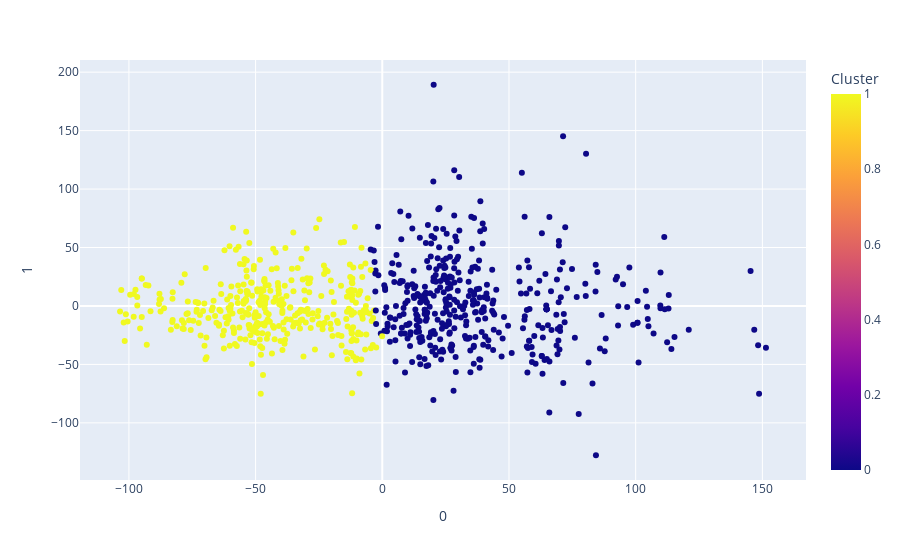

Write notebook code for a chart like this one.
### Code cell
fig = px.scatter(pd.concat([new_df, pca_df], axis = 1),
                 x = 0, y = 1, color='Cluster', hover_data=['Name','Type 1','Type 2','Legendary'])
fig.show()

### Figure 1 — Plotly figure (JSON) as saved in the notebook; plotly's stock layout.template omitted (floating-point values rounded to 4 significant figures; data arrays with more than 128 entries replaced by an {"elided": "..."} marker saying what was removed)
{"data": [{"customdata": {"elided": "800x4 mixed values"}, "hovertemplate": "0=%{x}<br>1=%{y}<br>Name=%{customdata[0]}<br>Type 1=%{customdata[1]}<br>Type 2=%{customdata[2]}<br>Legendary=%{customdata[3]}<br>Cluster=%{marker.color}<extra></extra>", "legendgroup": "", "marker": {"color": {"elided": "800 int values"}, "coloraxis": "coloraxis", "symbol": "circle"}, "mode": "markers", "name": "", "orientation": "v", "showlegend": false, "type": "scatter", "x": {"elided": "800 float values"}, "xaxis": "x", "y": {"elided": "800 float values"}, "yaxis": "y"}], "layout": {"coloraxis": {"colorbar": {"title": {"text": "Cluster"}}, "colorscale": [[0, "#0d0887"], [0.1111, "#46039f"], [0.2222, "#7201a8"], [0.3333, "#9c179e"], [0.4444, "#bd3786"], [0.5556, "#d8576b"], [0.6667, "#ed7953"], [0.7778, "#fb9f3a"], [0.8889, "#fdca26"], [1, "#f0f921"]]}, "legend": {"tracegroupgap": 0}, "margin": {"t": 60}, "xaxis": {"anchor": "y", "domain": [0, 1], "title": {"text": "0"}}, "yaxis": {"anchor": "x", "domain": [0, 1], "title": {"text": "1"}}}}
